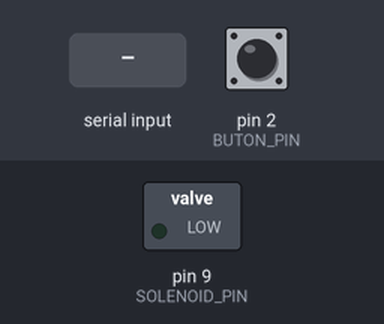
A sketch run on a simulated Arduino Nano, built with avr-gcc and run on an emulated ATmega328P. On the bench: switched loads named in the sketch (green lamp = pin HIGH). The test bench sets the inputs (shaded band); at power-on: pin 2 (BUTON_PIN) LOW. What the sketch prints to the serial monitor is not drawn.

Above: at 1.2 s.
1.3 s: pin 2 (BUTON_PIN) pulled HIGH for 0.15 s
2.9 s: "90 45\n" received over Serial
Timing chart, 0 to 5.9 s (numbered marks = the images above; inputs shaded):
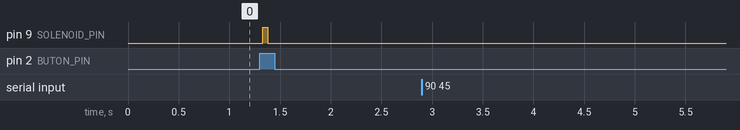

Measured:
- after the input at 1.3 s, pin 9 (SOLENOID_PIN): LOW → HIGH at once, → LOW 0.05 s later
- after the input at 2.9 s, every drawn part: stays the same

The sketch:

kilit_solenoid.ino
```cpp
/*
  Kilit solenoid sürücüsü · Kontrol yazılımı (Arduino Nano / ATmega328P)

  D9 HIGH  -> Q1 (IRLZ44N) iletimde -> solenoid çeker
  D9 LOW   -> solenoid bırakır

  TETİK BUTONU (asıl kullanım):
    Buton 5V ile D2 arasında, D2'de harici 10 kΩ pull-down (+100 nF). Basılı = HIGH.
    Butona basınca BUTON SÜRESİ kadar (başlangıç 50 ms) tek darbe atar.
    Tetikleme sürerken tekrar basılırsa durdurur.
    Basılı tutmak tekrar tetiklemez; her basış tek tetikleme.

  İKİ AYRI SÜRE VAR:
    Buton süresi  (BSURE)  -> sadece fiziksel buton kullanır, tek darbe.
    Arayüz süresi (SURE)   -> sadece arayüzdeki TETİKLE kullanır,
                              TEKRAR ve ARALIK ile birlikte.
  Biri değişince diğeri etkilenmez. İkisi de kalıcı kaydedilir;
  elektrik kesilse de buton kendi süresiyle çalışmaya devam eder.

  Bilgisayar gerekmez. Buton süresini değiştirmek için USB ile bağlanıp
  arayüzden (solenoid_arayuz.html, Chrome / Edge) yeni süre girilir.

  Komutlar (her komut bir satır, sonunda Enter):
    BSURE <ms>       Buton tetikleme süresi, ms (tek darbe)
    SURE <ms>        Arayüzden tetikleme (açık kalma) süresi, ms
    TEKRAR <adet>    Bir tetiklemede kaç darbe atılacağı (1 = tek darbe)
    ARALIK <ms>      İki darbe arasındaki bekleme süresi, ms
    TETIKLE          Arayüz süresi/tekrar/aralık ile tetikle
    DURDUR           Solenoidi hemen bırak, devam eden tetiklemeyi iptal et
    DURUM            Ayarları ve durumu yaz
    KAYDET           Ayarları kalıcı belleğe yaz (ayarlar zaten otomatik kaydedilir)

  Cevaplar:
    OK ... / HATA ... / DURUM ... / ACIK <n> / KAPALI <n> / BITTI / IPTAL / HAZIR
    BUTON  (butonla tetiklendi; ardından ACIK 1 gelir)
*/

#include <EEPROM.h>

// ---------- Ayarlanabilir sınırlar ----------
const uint8_t  SOLENOID_PIN   = 9;
const uint8_t  BUTON_PIN      = 2;       // buton 5V - D2 arası, D2'de 10 kΩ pull-down
const uint16_t BUTON_SABIT_MS = 30;      // ark/titreşim süzme (debounce)
const uint32_t SURE_MIN_MS    = 10;      // en kısa açık kalma
const uint32_t SURE_MAX_MS    = 5000;    // en uzun açık kalma (solenoid ve Q1 ısınmasın)
const uint32_t ARALIK_MIN_MS  = 100;     // iki darbe arası en kısa bekleme
const uint32_t ARALIK_MAX_MS  = 60000;
const uint16_t TEKRAR_MAX     = 1000;

// ---------- Ayarlar ----------
struct Ayarlar {
  uint16_t imza;
  uint32_t sureMs;
  uint16_t tekrar;
  uint32_t aralikMs;
  uint32_t butonSureMs;
};
const uint16_t IMZA = 0x5D03;
// başlangıç: arayüz 50 ms tek darbe, buton 50 ms
Ayarlar ayar = { IMZA, 50, 1, 1000, 50 };

// ---------- Durum ----------
bool     calisiyor   = false;   // tetikleme dizisi devam ediyor mu
bool     acik        = false;   // solenoid şu an çekili mi
uint16_t darbeNo     = 0;       // kaçıncı darbe
uint32_t sonGecis    = 0;       // son aç/kapa anı (millis)
uint32_t aktifSure   = 50;      // çalışan dizinin darbe süresi
uint16_t aktifTekrar = 1;       // çalışan dizinin darbe sayısı

// Buton
bool     butonOkunan   = LOW;   // ham okuma
bool     butonKararli  = LOW;   // süzülmüş durum (LOW = basılı değil)
uint32_t butonDegisim  = 0;

char     satir[48];
uint8_t  satirUzunluk = 0;

void solenoidKapat() {
  digitalWrite(SOLENOID_PIN, LOW);
  acik = false;
}

void solenoidAc() {
  digitalWrite(SOLENOID_PIN, HIGH);
  acik = true;
}

void durumYaz() {
  Serial.print(F("DURUM sure="));   Serial.print(ayar.sureMs);
  Serial.print(F(" tekrar="));      Serial.print(ayar.tekrar);
  Serial.print(F(" aralik="));      Serial.print(ayar.aralikMs);
  Serial.print(F(" bsure="));       Serial.print(ayar.butonSureMs);
  Serial.print(F(" calisiyor="));   Serial.print(calisiyor ? 1 : 0);
  Serial.print(F(" acik="));        Serial.print(acik ? 1 : 0);
  Serial.print(F(" min="));         Serial.print(SURE_MIN_MS);
  Serial.print(F(" max="));         Serial.print(SURE_MAX_MS);
  Serial.print(F(" aralikmin="));   Serial.println(ARALIK_MIN_MS);
}

void ayarYukle() {
  Ayarlar a;
  EEPROM.get(0, a);
  if (a.imza == IMZA &&
      a.sureMs >= SURE_MIN_MS && a.sureMs <= SURE_MAX_MS &&
      a.tekrar >= 1 && a.tekrar <= TEKRAR_MAX &&
      a.aralikMs >= ARALIK_MIN_MS && a.aralikMs <= ARALIK_MAX_MS &&
      a.butonSureMs >= SURE_MIN_MS && a.butonSureMs <= SURE_MAX_MS) {
    ayar = a;
  }
}

// EEPROM.put sadece değişen baytları yazar; aynı değer tekrar gelirse bellek yıpranmaz
void ayarKaydet() {
  ayar.imza = IMZA;
  EEPROM.put(0, ayar);
}

void tetikle(uint32_t sure, uint16_t tekrar) {
  aktifSure = sure; aktifTekrar = tekrar;
  calisiyor = true; darbeNo = 1; sonGecis = millis();
  solenoidAc();
  Serial.print(F("ACIK ")); Serial.println(darbeNo);
}

void durdur() {
  bool vardi = calisiyor || acik;
  solenoidKapat(); calisiyor = false;
  Serial.println(vardi ? F("IPTAL") : F("OK durdu"));
}

// Buton: basılma anında (kenar) bir kez çalışır, basılı tutmak tekrar tetiklemez
void butonKontrol() {
  bool okunan = digitalRead(BUTON_PIN);
  uint32_t simdi = millis();
  if (okunan != butonOkunan) { butonOkunan = okunan; butonDegisim = simdi; }
  if (simdi - butonDegisim >= BUTON_SABIT_MS && butonKararli != butonOkunan) {
    butonKararli = butonOkunan;
    if (butonKararli == HIGH) {           // yeni basıldı
      if (calisiyor) { durdur(); }
      else { Serial.println(F("BUTON")); tetikle(ayar.butonSureMs, 1); }
    }
  }
}

bool sayiOku(const char *s, uint32_t &deger) {
  while (*s == ' ') s++;
  if (*s < '0' || *s > '9') return false;
  uint32_t v = 0;
  while (*s >= '0' && *s <= '9') {
    v = v * 10 + (*s - '0');
    if (v > 10000000UL) return false;
    s++;
  }
  while (*s == ' ') s++;
  if (*s != '\0') return false;
  deger = v;
  return true;
}

bool basliyorMu(const char *s, const char *onek) {
  while (*onek) { if (*s++ != *onek++) return false; }
  return *s == '\0' || *s == ' ';
}

void komutIsle(char *k) {
  for (char *p = k; *p; p++) if (*p >= 'a' && *p <= 'z') *p -= 32;   // büyük harfe çevir
  uint32_t v;

  if (basliyorMu(k, "BSURE")) {
    if (!sayiOku(k + 5, v)) { Serial.println(F("HATA bsure sayi olmali")); return; }
    if (v < SURE_MIN_MS || v > SURE_MAX_MS) {
      Serial.print(F("HATA bsure ")); Serial.print(SURE_MIN_MS); Serial.print(F("-"));
      Serial.print(SURE_MAX_MS); Serial.println(F(" ms arasinda olmali")); return;
    }
    ayar.butonSureMs = v; ayarKaydet(); Serial.print(F("OK bsure=")); Serial.println(v);
  } else if (basliyorMu(k, "SURE")) {
    if (!sayiOku(k + 4, v)) { Serial.println(F("HATA sure sayi olmali")); return; }
    if (v < SURE_MIN_MS || v > SURE_MAX_MS) {
      Serial.print(F("HATA sure ")); Serial.print(SURE_MIN_MS); Serial.print(F("-"));
      Serial.print(SURE_MAX_MS); Serial.println(F(" ms arasinda olmali")); return;
    }
    ayar.sureMs = v; ayarKaydet(); Serial.print(F("OK sure=")); Serial.println(v);
  } else if (basliyorMu(k, "TEKRAR")) {
    if (!sayiOku(k + 6, v) || v < 1 || v > TEKRAR_MAX) {
      Serial.print(F("HATA tekrar 1-")); Serial.print(TEKRAR_MAX); Serial.println(F(" arasinda olmali")); return;
    }
    ayar.tekrar = (uint16_t)v; ayarKaydet(); Serial.print(F("OK tekrar=")); Serial.println(v);
  } else if (basliyorMu(k, "ARALIK")) {
    if (!sayiOku(k + 6, v) || v < ARALIK_MIN_MS || v > ARALIK_MAX_MS) {
      Serial.print(F("HATA aralik ")); Serial.print(ARALIK_MIN_MS); Serial.print(F("-"));
      Serial.print(ARALIK_MAX_MS); Serial.println(F(" ms arasinda olmali")); return;
    }
    ayar.aralikMs = v; ayarKaydet(); Serial.print(F("OK aralik=")); Serial.println(v);
  } else if (basliyorMu(k, "TETIKLE")) {
    if (calisiyor) { Serial.println(F("HATA zaten calisiyor")); return; }
    tetikle(ayar.sureMs, ayar.tekrar);
  } else if (basliyorMu(k, "DURDUR")) {
    durdur();
  } else if (basliyorMu(k, "DURUM")) {
    durumYaz();
  } else if (basliyorMu(k, "KAYDET")) {
    ayarKaydet(); Serial.println(F("OK kaydedildi"));
  } else if (k[0] != '\0') {
    Serial.println(F("HATA bilinmeyen komut"));
  }
}

void setup() {
  pinMode(SOLENOID_PIN, OUTPUT);
  solenoidKapat();                 // açılışta solenoid kesinlikle kapalı
  pinMode(BUTON_PIN, INPUT);          // harici pull-down var
  butonOkunan = butonKararli = digitalRead(BUTON_PIN);  // açılışta basılıysa tetikleme
  Serial.begin(115200);
  ayarYukle();
  Serial.println(F("HAZIR KILIT-SOL"));
  durumYaz();
}

void loop() {
  // 1) Seri porttan gelen komutları oku
  while (Serial.available()) {
    char c = Serial.read();
    if (c == '\r') continue;
    if (c == '\n') {
      satir[satirUzunluk] = '\0';
      komutIsle(satir);
      satirUzunluk = 0;
    } else if (satirUzunluk < sizeof(satir) - 1) {
      satir[satirUzunluk++] = c;
    }
  }

  // 2) Buton
  butonKontrol();

  // 3) Zamanlama (bekletmeden, millis ile)
  if (calisiyor) {
    uint32_t simdi = millis();
    if (acik && simdi - sonGecis >= aktifSure) {
      solenoidKapat(); sonGecis = simdi;
      Serial.print(F("KAPALI ")); Serial.println(darbeNo);
      if (darbeNo >= aktifTekrar) { calisiyor = false; Serial.println(F("BITTI")); }
    } else if (!acik && simdi - sonGecis >= ayar.aralikMs) {
      darbeNo++; solenoidAc(); sonGecis = simdi;
      Serial.print(F("ACIK ")); Serial.println(darbeNo);
    }
  }

  // 4) Güvenlik: hiçbir durumda SURE_MAX_MS'den uzun açık kalmasın
  if (acik && millis() - sonGecis > SURE_MAX_MS + 50) {
    solenoidKapat(); calisiyor = false; Serial.println(F("IPTAL zaman asimi"));
  }
}
```
